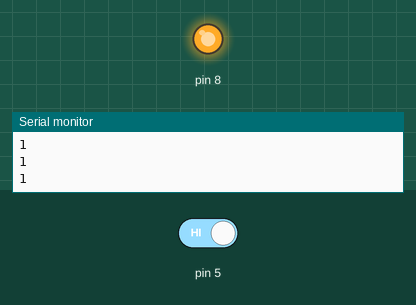
Simulated run of this sketch. Board: Arduino Uno, built with avr-gcc and run on an emulated ATmega328P. On the bench: output pins drawn as LEDs (lit = HIGH), the last lines printed to the serial monitor. The test bench sets the inputs (shaded band); at power-on: pin 5 HIGH.

Above: at 1.2 s.
1.3 s: pin 5 driven LOW
At 1.6 s:
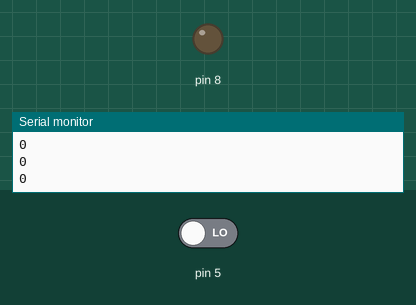
2.8 s: pin 5 driven HIGH
At 4.0 s:
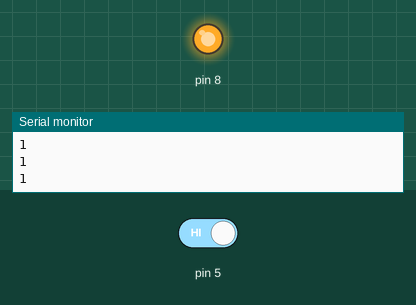
Timing chart, 0 to 5.8 s (numbered marks = the images above; inputs shaded):
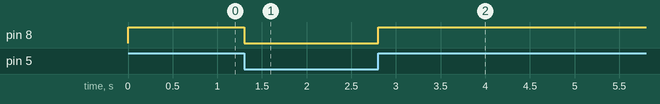

Measured:
- after the input at 1.3 s, pin 8: HIGH → LOW at once
- after the input at 2.8 s, pin 8: LOW → HIGH at once

The sketch:

SWITCH.ino
```cpp
int button=0;
void setup()
{
  // put your setup code here, to run once:
pinMode(5,INPUT);
pinMode(8,OUTPUT);
Serial.begin(9600);
}

void loop()
{
  // put your main code here, to run repeatedly:
  Serial.println(digitalRead(5));
   button = digitalRead(5);
   if(button==LOW)
   {
    digitalWrite(8,LOW);
     delay(100);
   }
   else
   {
      digitalWrite(8,HIGH);
      delay(100);
   }
}
```
